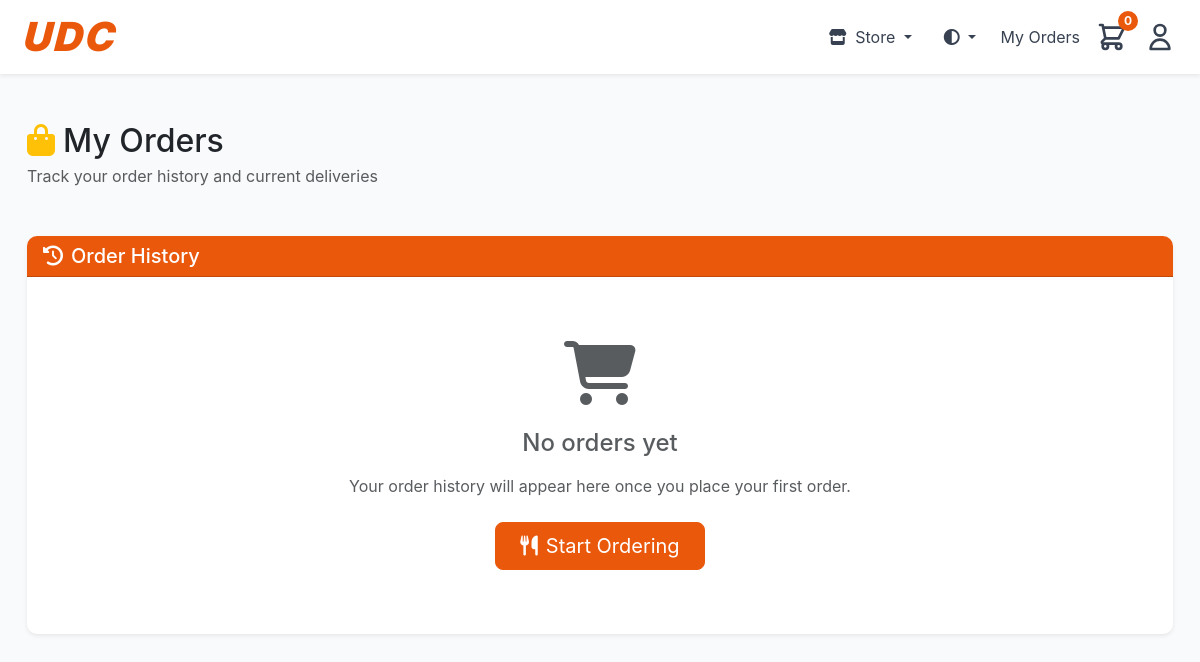
Page /orders/ (signed in) on the earlier database version.
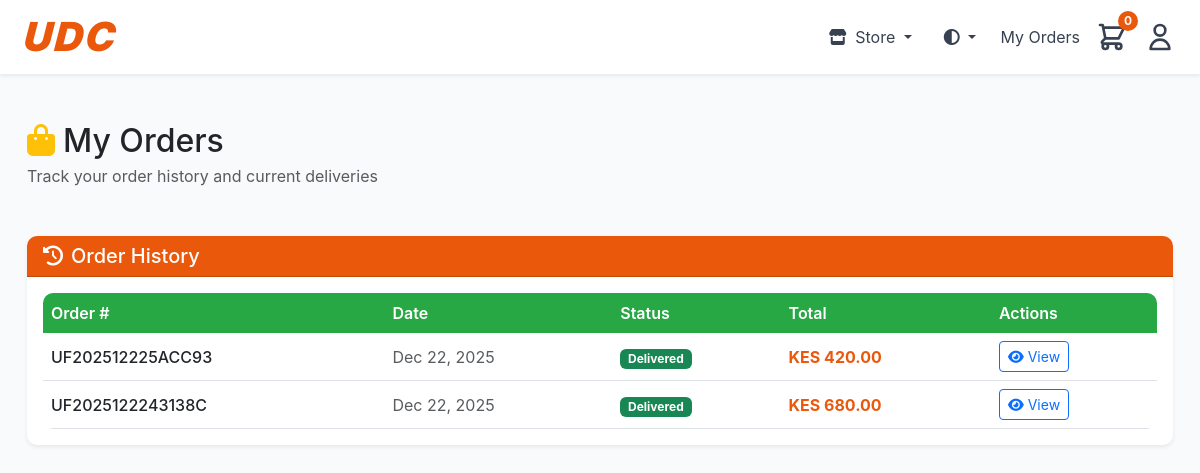
Same page on the later database version.
### urbanfoods/models.py (models this page shows, shortened)
class Order(models.Model):
    STATUS_CHOICES = [
        ('pending', ' Pending'),
        ('preparing', ' Preparing'),
        ('out_for_delivery', ' Out for Delivery'),
        ('delivered', ' Delivered'),
        ('cancelled', ' Cancelled'),
    ]
    order_number = models.CharField(max_length=20, unique=True, editable=False)
    user = models.ForeignKey(User, on_delete=models.CASCADE, related_name='orders')
    status = models.CharField(max_length=20, choices=STATUS_CHOICES, default='pending')
    hostel = models.CharField(max_length=100)
    room_number = models.CharField(max_length=50)
    phone_number = models.CharField(max_length=15)
    delivery_notes = models.TextField(blank=True)
    subtotal = models.DecimalField(max_digits=10, decimal_places=2)
    delivery_fee = models.DecimalField(max_digits=10, decimal_places=2, default=0)
    total = models.DecimalField(max_digits=10, decimal_places=2)
    created_at = models.DateTimeField(auto_now_add=True)
    updated_at = models.DateTimeField(auto_now=True)
    estimated_delivery = models.DateTimeField(null=True, blank=True)
    delivered_at = models.DateTimeField(null=True, blank=True)
    cancellation_reason = models.TextField(blank=True)
    rating = models.IntegerField(null=True, blank=True, validators=[MinValueValidator(1), MinValueValidator(5)])
    review = models.TextField(blank=True)
    class Meta:
        ordering = ['-created_at']

### urbanfoods/views.py (the view)
# urls.py: path('orders/', views.my_orders, name='my_orders'),
@login_required
def my_orders(request):
    orders = Order.objects.filter(user=request.user).prefetch_related('items')
    active_orders = orders.exclude(status__in=['delivered', 'cancelled'])
    order_history = orders.filter(status__in=['delivered', 'cancelled'])
    context = {
        'active_orders': active_orders,
        'order_history': order_history,
    }
    return render(request, 'my_orders.html', context)

### urbanfoods/context_processors.py (called while the page is built)
def store_type(request):
    return {
        'store_type': request.session.get('store_type', 'food')
    }

### urbanfoods/templates/my_orders.html (shortened to what this page needs)
{% extends 'base.html' %}
{% load static %}
{% block content %}
<div class="container-fluid py-4">
    <div class="row mb-4">
        <div class="col-12">
            <div class="d-flex justify-content-between align-items-center mb-4">
                <div>
                    <h1 class="h2 mb-1 text-dark"><i class="fas fa-shopping-bag text-warning me-2"></i>My Orders</h1>
                    <p class="text-muted mb-0">Track your order history and current deliveries</p>
                </div>
            </div>
        </div>
    </div>
    <div class="row">
        <div class="col-12">
            <div class="card shadow-sm border-0">
                <div class="card-header text-white" style="background-color: #ea580c;">
                    <h5 class="mb-0"><i class="fas fa-history me-2"></i>Order History</h5>
                </div>
                <div class="card-body">
                    {% if order_history %}
                    <div class="table-responsive">
                        <table class="table table-hover mb-0">
                            <thead class="table-light">
                                <tr>
                                    <th class="border-0 fw-semibold">Order #</th>
                                    <th class="border-0 fw-semibold">Date</th>
                                    <th class="border-0 fw-semibold">Status</th>
                                    <th class="border-0 fw-semibold">Total</th>
                                    <th class="border-0 fw-semibold">Actions</th>
                                </tr>
                            </thead>
                            <tbody>
                                {% for order in order_history %}
                                <tr class="align-middle">
                                    <td class="fw-medium">{{ order.order_number }}</td>
                                    <td class="text-muted">{{ order.created_at|date:"M d, Y" }}</td>
                                    <td>
                                        <span class="badge
                                            {% if order.status == 'delivered' %}bg-success
                                            {% elif order.status == 'cancelled' %}bg-danger
                                            {% else %}bg-secondary{% endif %}">
                                            {{ order.get_status_display }}
                                        </span>
                                    </td>
                                    <td class="fw-bold" style="color: #ea580c;">KES {{ order.total }}</td>
                                    <td>
                                        <a href="{% url 'order_detail' order.order_number %}" class="btn btn-outline-primary btn-sm">
                                            <i class="fas fa-eye me-1"></i>View
                                        </a>
                                    </td>
                                </tr>
                                {% endfor %}
                            </tbody>
                        </table>
                    </div>
                    {% else %}
                    <div class="text-center py-5">
                        <div class="mb-4">
                            <i class="fas fa-shopping-cart fa-4x text-muted"></i>
                        </div>
                        <h4 class="text-muted mb-3">No orders yet</h4>
                        <p class="text-muted mb-4">Your order history will appear here once you place your first order.</p>
                        <a href="{% url 'homepage' %}" class="btn btn-lg px-4 text-white" style="background-color: #ea580c; border-color: #ea580c;">
                            <i class="fas fa-utensils me-2"></i>Start Ordering
                        </a>
                    </div>
                    {% endif %}
                </div>
            </div>
        </div>
    </div>
</div>
{% endblock %}

Differences in the rows shown:
added Order: order_number "UF202512225ACC93", created_at "Dec 22, 2025", status "Delivered", total "420.00"
added Order: order_number "UF2025122243138C", created_at "Dec 22, 2025", status "Delivered", total "680.00"
Other differences:
text no longer shown: "No orders yet Your order history will appear here once you place your first order. Start Ordering"
text now shown: "Order # Date Status Total Actions"
